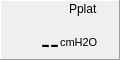
   <widget class="QFrame" name="Pplat_frame">
    <property name="geometry">
     <rect>
      <x>780</x>
      <y>80</y>
      <width>120</width>
      <height>60</height>
     </rect>
    </property>
    <property name="frameShape">
     <enum>QFrame::Panel</enum>
    </property>
    <property name="frameShadow">
     <enum>QFrame::Raised</enum>
    </property>
    <widget class="QLabel" name="Pplat_value">
     <property name="geometry">
      <rect>
       <x>1</x>
       <y>19</y>
       <width>58</width>
       <height>40</height>
      </rect>
     </property>
     <property name="font">
      <font>
       <pointsize>20</pointsize>
      </font>
     </property>
     <property name="autoFillBackground">
      <bool>true</bool>
     </property>
     <property name="styleSheet">
      <string notr="true"/>
     </property>
     <property name="frameShape">
      <enum>QFrame::NoFrame</enum>
     </property>
     <property name="text">
      <string>--</string>
     </property>
     <property name="textFormat">
      <enum>Qt::RichText</enum>
     </property>
     <property name="alignment">
      <set>Qt::AlignBottom|Qt::AlignRight|Qt::AlignTrailing</set>
     </property>
     <property name="margin">
      <number>4</number>
     </property>
     <property name="indent">
      <number>0</number>
     </property>
    </widget>
    <widget class="QLabel" name="Pplat_unit">
     <property name="geometry">
      <rect>
       <x>60</x>
       <y>35</y>
       <width>60</width>
       <height>15</height>
      </rect>
     </property>
     <property name="font">
      <font>
       <pointsize>8</pointsize>
      </font>
     </property>
     <property name="text">
      <string>cmH2O</string>
     </property>
    </widget>
    <widget class="QLabel" name="Pplat_label">
     <property name="geometry">
      <rect>
       <x>69</x>
       <y>1</y>
       <width>50</width>
       <height>15</height>
      </rect>
     </property>
     <property name="text">
      <string>Pplat</string>
     </property>
    </widget>
   </widget>
